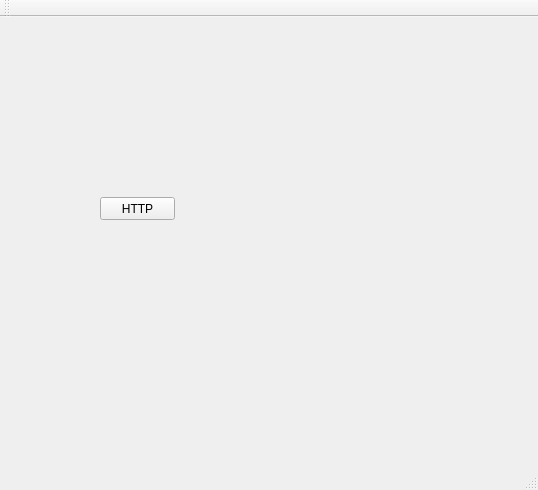
<?xml version="1.0" encoding="UTF-8"?>
<ui version="4.0">
 <class>MainWindow</class>
 <widget class="QMainWindow" name="MainWindow">
  <property name="geometry">
   <rect>
    <x>0</x>
    <y>0</y>
    <width>538</width>
    <height>490</height>
   </rect>
  </property>
  <property name="windowTitle">
   <string>MainWindow</string>
  </property>
  <widget class="QWidget" name="centralWidget">
   <property name="styleSheet">
    <string notr="true"/>
   </property>
   <widget class="QPushButton" name="pushButton">
    <property name="geometry">
     <rect>
      <x>100</x>
      <y>180</y>
      <width>75</width>
      <height>23</height>
     </rect>
    </property>
    <property name="text">
     <string>HTTP</string>
    </property>
   </widget>
  </widget>
  <widget class="QMenuBar" name="menuBar">
   <property name="geometry">
    <rect>
     <x>0</x>
     <y>0</y>
     <width>538</width>
     <height>20</height>
    </rect>
   </property>
  </widget>
  <widget class="QToolBar" name="mainToolBar">
   <attribute name="toolBarArea">
    <enum>TopToolBarArea</enum>
   </attribute>
   <attribute name="toolBarBreak">
    <bool>false</bool>
   </attribute>
  </widget>
  <widget class="QStatusBar" name="statusBar"/>
 </widget>
 <layoutdefault spacing="6" margin="11"/>
 <resources/>
 <connections/>
</ui>
